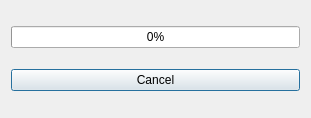
<?xml version="1.0" encoding="UTF-8"?>
<ui version="4.0">
 <class>ProgressDialog</class>
 <widget class="QDialog" name="ProgressDialog">
  <property name="geometry">
   <rect>
    <x>0</x>
    <y>0</y>
    <width>311</width>
    <height>118</height>
   </rect>
  </property>
  <property name="windowTitle">
   <string>Dialog</string>
  </property>
  <layout class="QGridLayout" name="gridLayout">
   <item row="0" column="0">
    <widget class="QProgressBar" name="progressBar">
     <property name="value">
      <number>0</number>
     </property>
    </widget>
   </item>
   <item row="1" column="0">
    <widget class="QPushButton" name="pushButton">
     <property name="text">
      <string>Cancel</string>
     </property>
    </widget>
   </item>
  </layout>
 </widget>
 <resources/>
 <connections/>
</ui>
